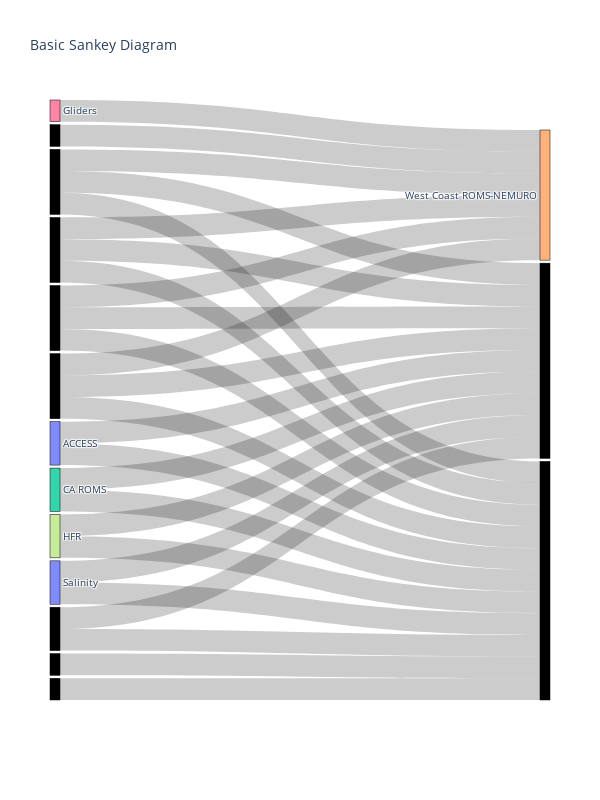

Notebook code for this chart:
### Code cell
fig = go.Figure(data=[go.Sankey(
    arrangement = "snap",
    node = dict(
      pad = 3,
      thickness = 10,
      line = dict(color = "black", width = 0.5),
        label=label,
    ),
    link = dict(
      source = sources, # indices correspond to labels, eg A1, A2, A1, B1, ...
      target = target,
      value = value
  ))])


fig.update_layout(
    title_text="Basic Sankey Diagram", 
    font_size=10,
    autosize=False,
    width=600,
    height=800,
    margin=dict(
        l=50,
        r=50,
        b=100,
        t=100,
        pad=4
    ),
)

### Figure 1 — Plotly figure (JSON) as saved in the notebook; plotly's stock layout.template omitted (floating-point values rounded to 4 significant figures)
{"data": [{"arrangement": "snap", "link": {"source": [19, 18, 6, 46, 45, 32, 18, 10, 46, 45, 32, 7, 47, 0, 2, 51, 18, 10, 46, 45, 32, 7, 47, 0, 2, 26], "target": [14, 14, 14, 14, 14, 14, 33, 33, 33, 33, 33, 33, 33, 33, 33, 42, 42, 42, 42, 42, 42, 42, 42, 42, 42, 42], "value": [5, 5, 5, 5, 5, 5, 5, 5, 5, 5, 5, 5, 5, 5, 5, 5, 5, 5, 5, 5, 5, 5, 5, 5, 5, 5]}, "node": {"label": ["ACCESS", "Animal Tagging", "CA ROMS", "COAMPS", "Coastal Obs. Net. - Ocean weather & climate", "Currents", "Gliders", "HFR", "OSON", "SFB SCHISM-CoSiNE", "Salinity", "Temperature", "WCOFS nests", "West Coast ROMS", "West Coast ROMS-NEMURO", "in kind - AVHRR, GHRSST etc."], "line": {"color": "black", "width": 0.5}, "pad": 3, "thickness": 10}, "type": "sankey"}], "layout": {"autosize": false, "font": {"size": 10}, "height": 800, "margin": {"b": 100, "l": 50, "pad": 4, "r": 50, "t": 100}, "title": {"text": "Basic Sankey Diagram"}, "width": 600}}
